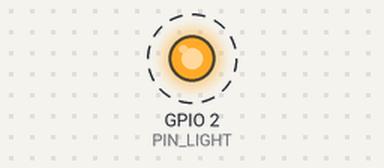
This sketch was run on a simulated ESP8266 (NodeMCU). On the bench: output pins drawn as LEDs (lit = HIGH). Dashed ring = blinking. WiFi joins after 1.5 s; servers stay silent unless stated; what the sketch prints to the serial monitor is not drawn.

Above: at 9.6 s.
Timing chart, 0 to 15.1 s (numbered marks = the images above):
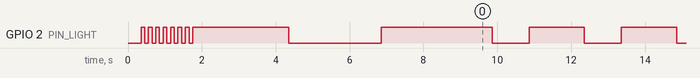

The sketch:

AutoArrivalClient.ino
```cpp
/*
    This sketch sends data via HTTP GET requests to data.sparkfun.com service.

    You need to get streamId and privateKey at data.sparkfun.com and paste them
    below. Or just customize this script to talk to other HTTP servers.

*/

#include <ESP8266WiFi.h>

const char* ssid     = "ap-ssid";
const char* password = "ap-password";
const char* sw_version = "SW Ver 1.0";
const unsigned long HARDWARE_TEST_CYCLE_DURATION = 2500;  // 2.5 seconds ON and OFF

#define PIN_LIGHT LED_BUILTIN
#define NODE_MCU_PLATFORM 1


bool client_connected_to_server = false;

byte hardware_test() {
  // Test connected hardware
  Serial.println("Testing hardware::START");
#ifdef NODE_MCU_PLATFORM
  digitalWrite(PIN_LIGHT, HIGH);
  //  digitalWrite(PIN_RELAY, LOW);
  delay(HARDWARE_TEST_CYCLE_DURATION);
  digitalWrite(PIN_LIGHT, LOW);
  //  digitalWrite(PIN_RELAY, HIGH);
  delay(HARDWARE_TEST_CYCLE_DURATION);
  digitalWrite(PIN_LIGHT, HIGH);
  //  digitalWrite(PIN_RELAY, LOW);
  delay(HARDWARE_TEST_CYCLE_DURATION);
  Serial.println("Testing hardware::END");
#endif
#ifndef NODE_MCU_PLATFORM
  digitalWrite(PIN_LIGHT, LOW);
  digitalWrite(PIN_RELAY, LOW);
  delay(HARDWARE_TEST_CYCLE_DURATION);
  digitalWrite(PIN_LIGHT, HIGH);
  digitalWrite(PIN_RELAY, HIGH);
  delay(HARDWARE_TEST_CYCLE_DURATION);
  digitalWrite(PIN_LIGHT, LOW);
  digitalWrite(PIN_RELAY, LOW);
  delay(HARDWARE_TEST_CYCLE_DURATION);
  Serial.println("Testing hardware::END");
#endif
  return 1;
}

void setup_wifi() {
  WiFi.mode(WIFI_STA);
  WiFi.begin(ssid, password);

  while (WiFi.status() != WL_CONNECTED) {
    digitalWrite(PIN_LIGHT, LOW);
    delay(100);
    digitalWrite(PIN_LIGHT, HIGH);
    delay(100);
    Serial.print(",");
  }

  client_connected_to_server = true;
  Serial.println("");
  Serial.println("WiFi connected");
  Serial.println("IP address: ");
  Serial.println(WiFi.localIP());
}


void setup() {
  Serial.begin(115200);
  delay(250);

  pinMode(PIN_LIGHT, OUTPUT);
  digitalWrite(PIN_LIGHT, HIGH);

  Serial.println();
  Serial.println();
  Serial.println();
  Serial.println();
  Serial.println();

  // We start by connecting to a WiFi network
  setup_wifi();
  if (hardware_test()) {
    Serial.println("Hardware tested OK");
  }
  else
  {
    Serial.println("!!!Hardware tested NOT OK!!!!!!");
  }

  Serial.println(sw_version);

  Serial.println();
  Serial.println();
  Serial.print("Connecting to ");
  Serial.println(ssid);

  /* Explicitly set the ESP8266 to be a WiFi-client, otherwise, it by default,
     would try to act as both a client and an access-point and could cause
     network-issues with your other WiFi-devices on your WiFi-network. */

  Serial.println("setup() COMPLETE");
}

int value = 0;

void loop() {
  Serial.println("Wifi Status:");
  Serial.println(WiFi.status());
  if (WiFi.status() != WL_CONNECTED) {
    // Just disconnect
    Serial.println("Disconnecting from AP");
    WiFi.disconnect();
    Serial.println("Disconnected from AP");
    client_connected_to_server = false;
    Serial.println("Calling set_wifi");
    setup_wifi();  // THIS IS A BLOCKING CALL
    Serial.println("Returned from set_wifi()");
    }
  else
  {
    client_connected_to_server = true;
  }
   delay(500);
  if (client_connected_to_server) {
#ifdef NODE_MCU_PLATFORM
    digitalWrite(PIN_LIGHT, LOW);
    delay(1000);
    digitalWrite(PIN_LIGHT, HIGH);
    delay(1000);
#endif
  }
}
```

Measured:
- by itself, GPIO 2 (PIN_LIGHT): goes 6 × (LOW 0.10 s, HIGH 0.10 s), LOW 0.10 s, HIGH 2.6 s, LOW 2.5 s, HIGH 3.0 s, 48 × (LOW 1.0 s, HIGH 1.5 s), then LOW
